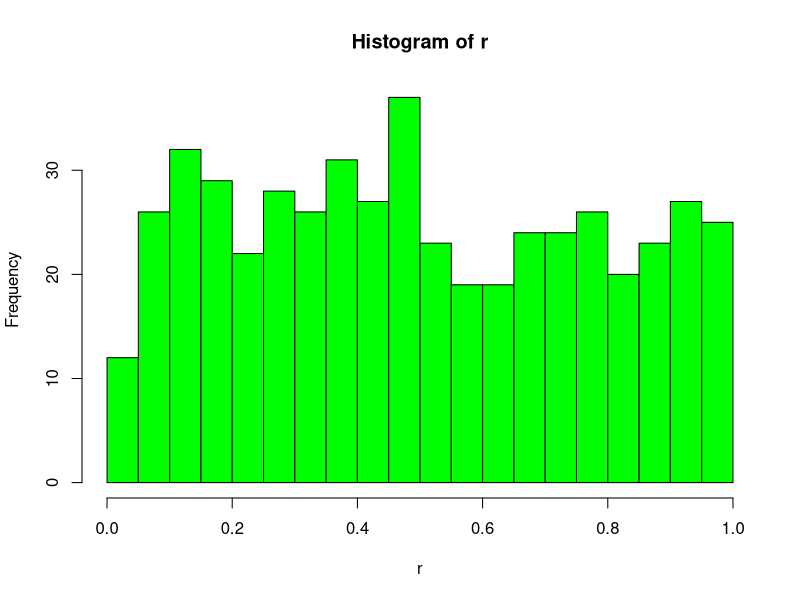
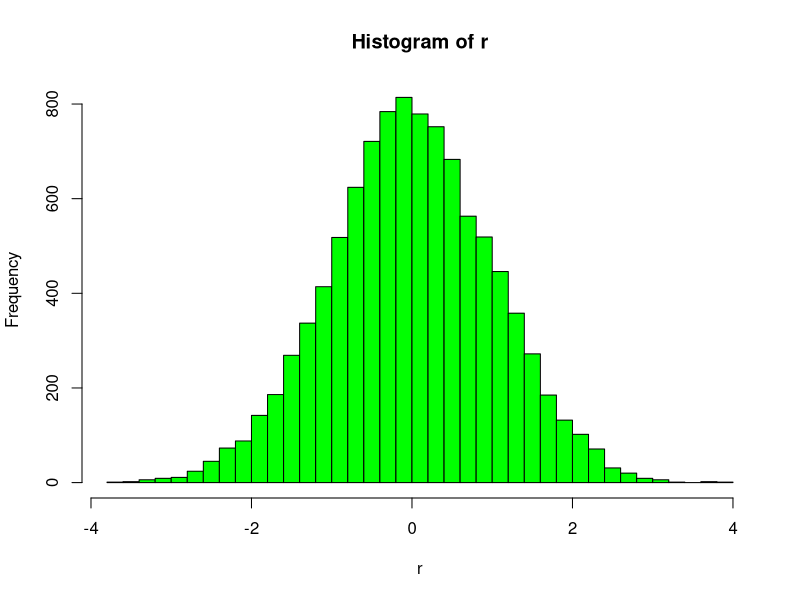
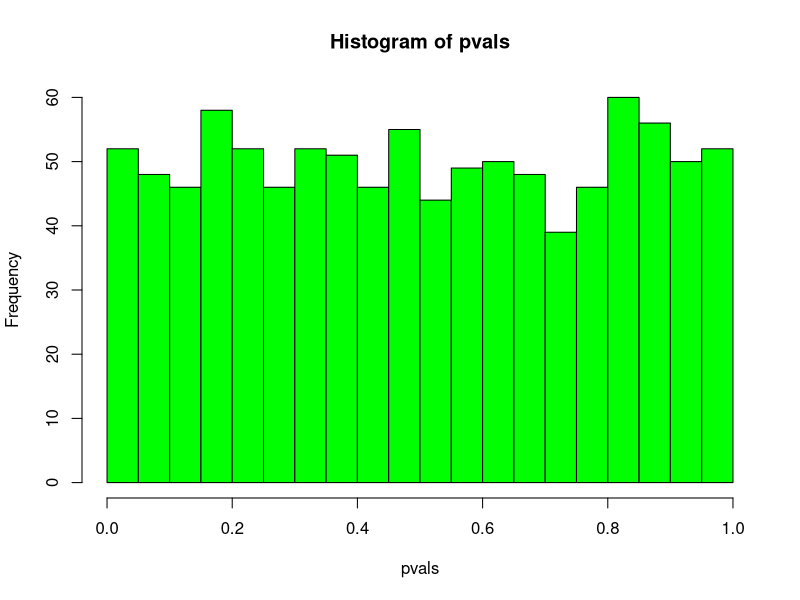
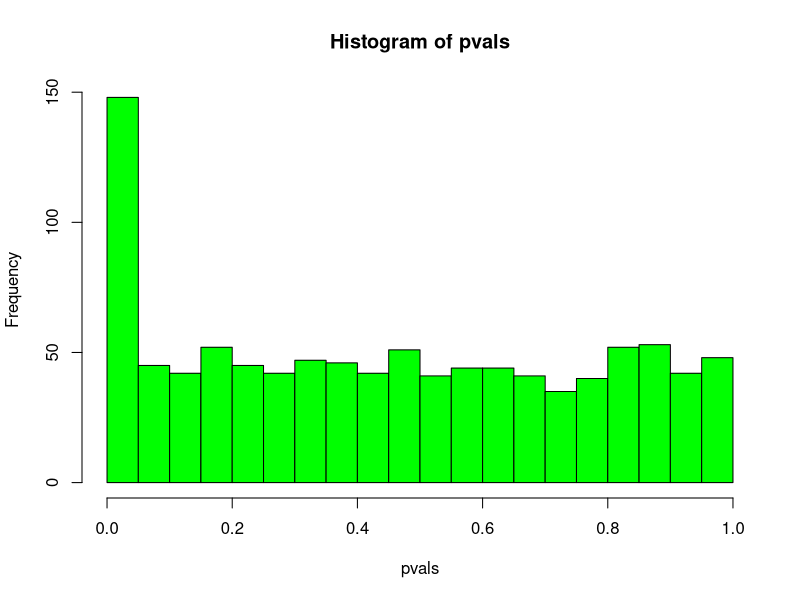
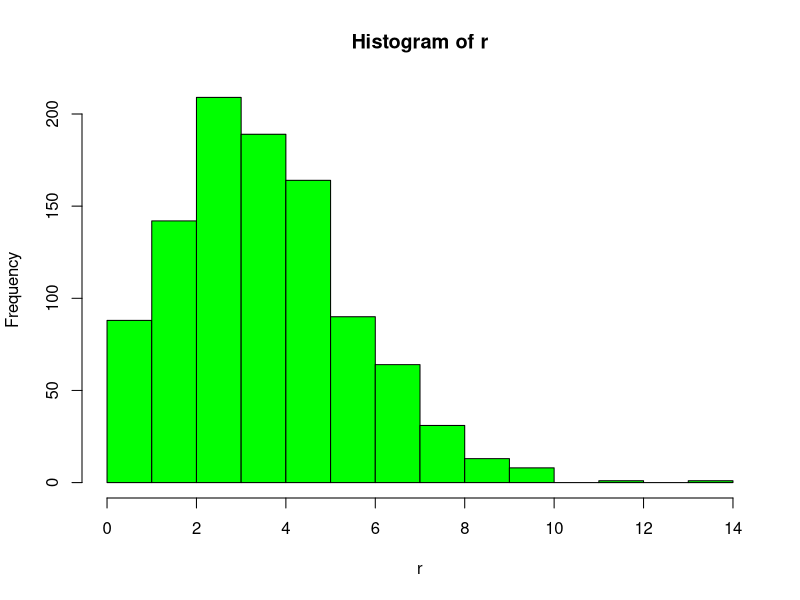
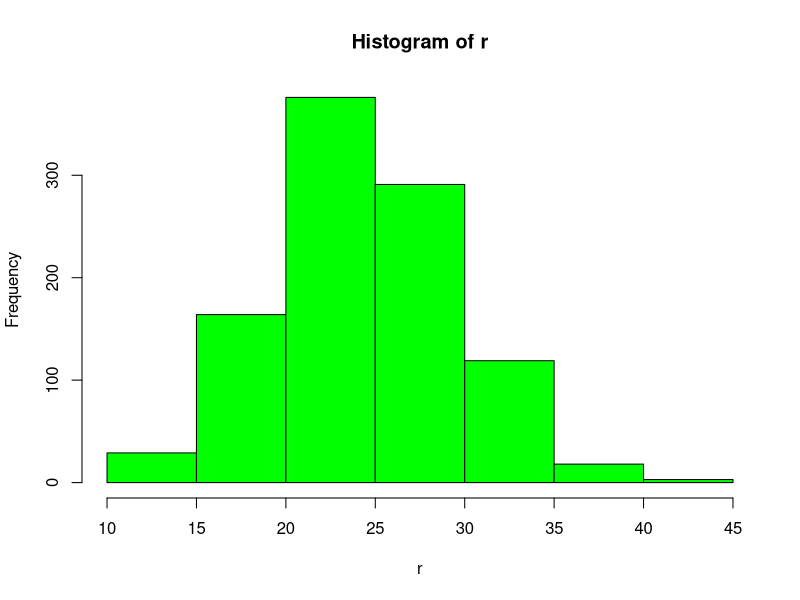
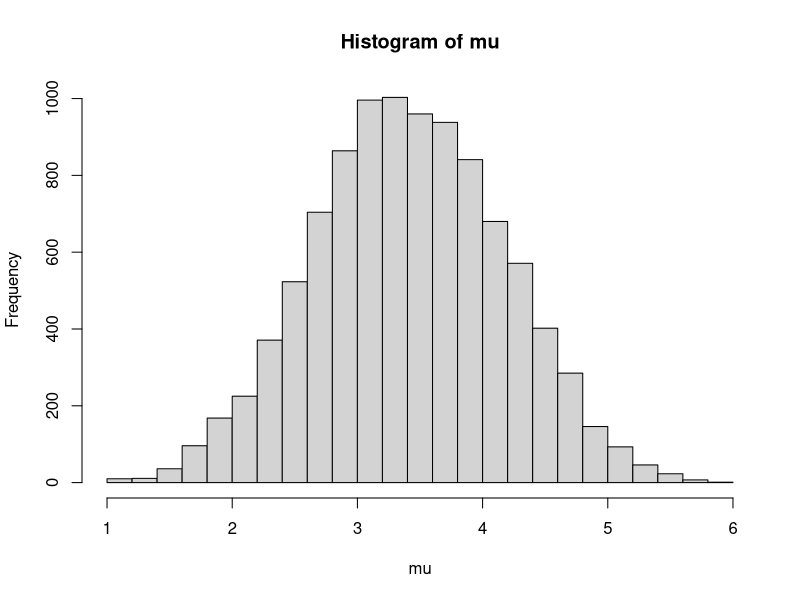
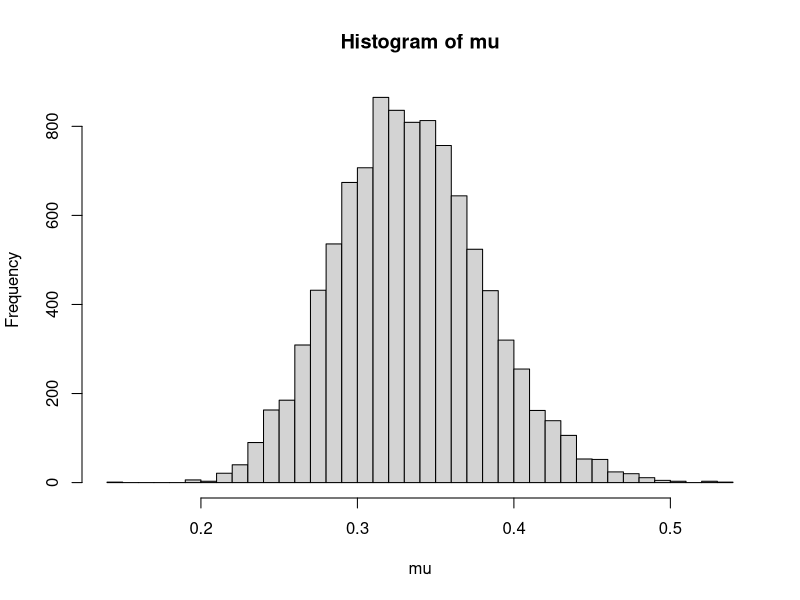

Recreate these plots in R, in order.
## ---- chunk 1
#taking a random number - this distribution goes from 0 - 1
runif(1, min=0, max = 10)
#First value is how many random numbers you want
set.seed(5)
runif(5)
## ---- chunk 2
set.seed(1)
r = NULL
for (i in 1:500) {
    #saving it into an r variable
    r[i]=runif(1)
}
r

hist(r, col = "green", breaks= seq(0,1,0.05))
## ---- chunk 3
#replace is like rolling a die --> bootstraping
set.seed(1)
sample(1:6,7, replace = TRUE)
## ---- chunk 4
set.seed(1)
#a = how many numbers, b = mean and c = standard deviation
r = rnorm(10000, 0, 1)
hist(r, col="green", breaks=50) #breaking the data into 50 bins
## ---- chunk 5
sum(r<(-1.96) | r>1.96)/length(r)
#no we get proportion of values in the tails
## ---- chunk 6
set.seed(1)
n = 4 #sample size
ng = 2 #number of groups
p = 1000 #number of variables 

r = rnorm(n*ng*p, mean = 4, sd =2)

#putting data into a matrix
data = matrix(r, p, n*ng)
data

#put names on columns
#paste when I want to paste some numbers in a vector
#sep for separator
colnames(data) = c(paste("HD", 1:4, sep=""), paste("D", 1:4, sep=""))
rownames(data) = c(paste("protein", 1:p, sep=""))
data
## ---- chunk 7
group=c(rep("H",n), rep("D", n))
group=factor(group, levels= c("H","D"))
t.test(data[1,]~group, var.equal=TRUE)
## ---- chunk 8
set.seed(1)
pvals=NULL
for (i in 1:p){
    pvals[i]= t.test(data[i,]~group, var.equal=TRUE)$p.value
}

pvals
hist(pvals, col = "green", breaks= seq(0, 1, 0.05))
## ---- chunk 9
set.seed(1)
data[1:100, 5:8] = data[1:100, 5:8] + 10 #gets skewed
pvals=NULL
for (i in 1:p){
    pvals[i]= t.test(data[i,]~group, var.equal=TRUE)$p.value
}

pvals
hist(pvals, col = "green", breaks= seq(0, 1, 0.05))
## ---- chunk 10
r = rpois(1000, 4) #mean is equal to 4

hist(r, col="green")
## ---- chunk 11
r = rpois(1000, 25) #mean is equal to 4

hist(r, col="green")
## ---- chunk 12
n_sim=10000
n=5
mu=NULL
for (i in 1:n_sim){
    rolls=sample(1:6, n, replace=TRUE)
    mu[i]=mean(rolls)
}
hist(mu, breaks=30)
## ---- chunk 13
n_sim=10000
n=50
mu=NULL
for (i in 1:n_sim){
    rolls=rexp(n,3)
    mu[i]=mean(rolls)
}
hist(mu, breaks=30)
## ---- chunk 14
n <- 4
SD <- 2
mu <- 10
n_sim <- 10000
pvals <- numeric(n_sim)   # preallocate instead of NULL
set.seed(2)

for (i in 1:n_sim) {
    r  <- rnorm(n, mu, SD)
    r2 <- rnorm(n, mu, SD)
    pvals[i] <- t.test(r, r2, var.equal = TRUE)$p.value
}
hist(pvals)
## ---- chunk 15
#we have 490 due to chance
sum(pvals<0.05)
## ---- chunk 16
p.adjust(pvals, method = "bonferroni")
sum(p<0.05)
## ---- chunk 17
p.adjust(pvals, method = "BH")
sum(p<0.05)
